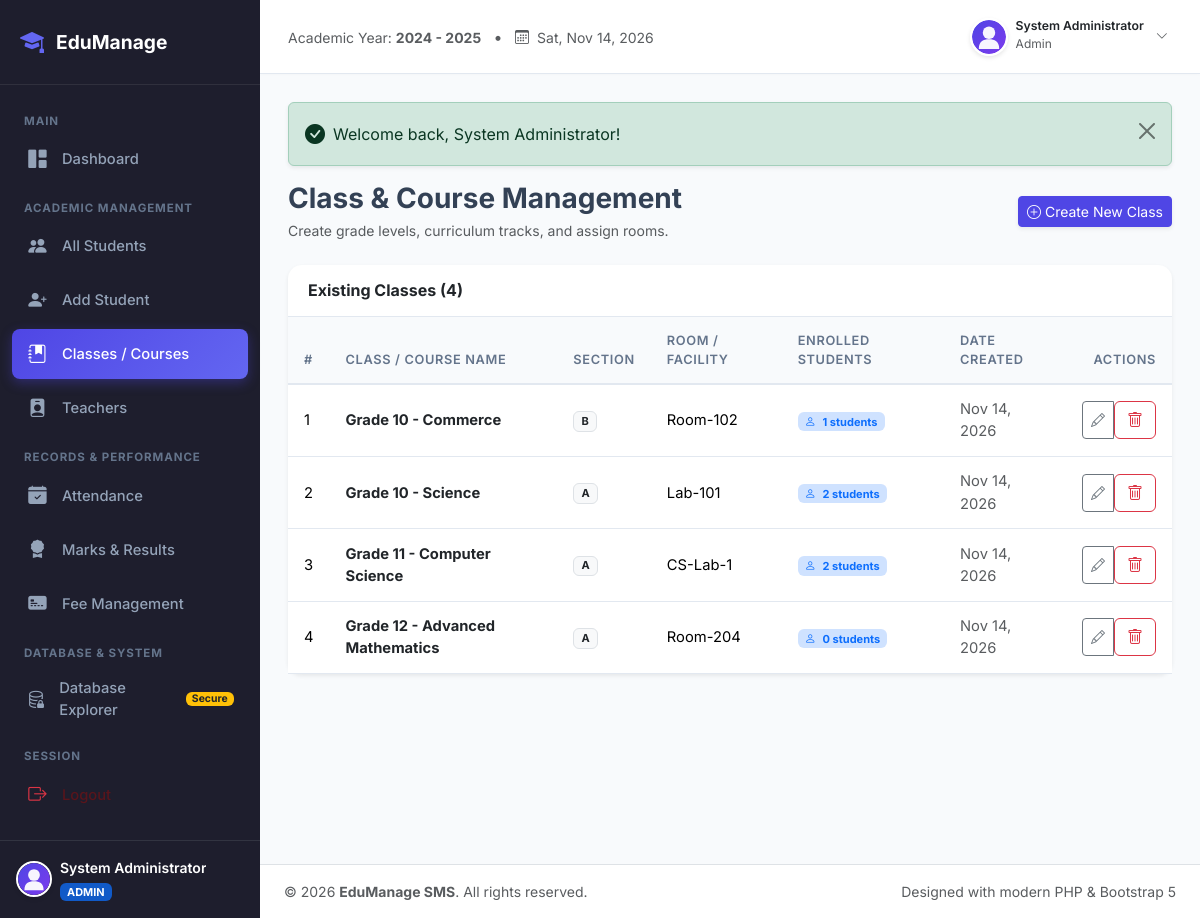
The page /admin/classes.php (signed in) on the database its author committed.
### tables this page shows
CREATE TABLE `classes` (
  `id` INT AUTO_INCREMENT PRIMARY KEY,
  `class_name` VARCHAR(100) NOT NULL,
  `section` VARCHAR(20) DEFAULT 'A',
  `room_no` VARCHAR(20) DEFAULT NULL,
  `created_at` TIMESTAMP DEFAULT CURRENT_TIMESTAMP
);

### admin/classes.php (the view, shortened to what this page needs)
<?php
require_once __DIR__ . '/../includes/auth.php';
$sql = "
    SELECT c.*, COUNT(s.id) as student_count
    FROM classes c
    LEFT JOIN students s ON c.id = s.class_id
    GROUP BY c.id
    ORDER BY c.class_name ASC
";
$classes = $pdo->query($sql)->fetchAll();
require_once __DIR__ . '/../includes/header.php';
require_once __DIR__ . '/../includes/sidebar.php';
require_once __DIR__ . '/../includes/navbar.php';
?>
<div class="d-flex flex-wrap justify-content-between align-items-center mb-4 gap-3">
    <div>
        <h3 class="fw-bold text-slate-800 mb-1">Class &amp; Course Management</h3>
        <p class="text-muted small mb-0">Create grade levels, curriculum tracks, and assign rooms.</p>
    </div>
    <button class="btn btn-primary btn-sm d-flex align-items-center gap-1 shadow-sm" data-bs-toggle="modal" data-bs-target="#addClassModal">
        <i class="bi bi-plus-circle"></i> Create New Class
    </button>
</div>
<div class="row g-4">
    <div class="col-12">
        <div class="card border-0 shadow-sm">
            <div class="card-header bg-transparent d-flex justify-content-between align-items-center py-3">
                <h6 class="fw-bold mb-0 text-slate-800">Existing Classes (<?php echo count($classes); ?>)</h6>
            </div>
            <div class="table-responsive">
                <table class="table mb-0 align-middle">
                    <thead>
                        <tr>
                            <th>#</th>
                            <th>Class / Course Name</th>
                            <th>Section</th>
                            <th>Room / Facility</th>
                            <th>Enrolled Students</th>
                            <th>Date Created</th>
                            <th class="text-end">Actions</th>
                        </tr>
                    </thead>
                    <tbody>
                        <?php if (empty($classes)): ?>
                            <tr><td colspan="7" class="text-center py-4 text-muted">No classes added yet.</td></tr>
                        <?php else: ?>
                            <?php foreach ($classes as $idx => $c): ?>
                                <tr>
                                    <td><?php echo $idx + 1; ?></td>
                                    <td><strong class="text-dark"><?php echo htmlspecialchars($c['class_name']); ?></strong></td>
                                    <td><span class="badge bg-light text-dark border"><?php echo htmlspecialchars($c['section']); ?></span></td>
                                    <td><?php echo htmlspecialchars($c['room_no'] ?? 'TBD'); ?></td>
                                    <td>
                                        <a href="<?php echo BASE_URL; ?>admin/students.php?class_id=<?php echo $c['id']; ?>" class="badge bg-primary-subtle text-primary text-decoration-none">
                                            <i class="bi bi-person me-1"></i> <?php echo $c['student_count']; ?> students
                                        </a>
                                    </td>
                                    <td class="small text-muted"><?php echo date('M d, Y', strtotime($c['created_at'])); ?></td>
                                    <td class="text-end">
                                        <div class="btn-group btn-group-sm">
                                            <button class="btn btn-outline-secondary" data-bs-toggle="modal" data-bs-target="#editClassModal<?php echo $c['id']; ?>" title="Edit">
                                                <i class="bi bi-pencil"></i>
                                            </button>
                                            <form method="POST" action="classes.php" class="d-inline"
                                                  onsubmit="return confirm('Deleting this class will also delete all students and records in it. Continue?');">
                                                <button type="submit" class="btn btn-outline-danger" title="Delete">
                                                    <i class="bi bi-trash"></i>
                                                </button>
                                            </form>
                                        </div>
                                    </td>
                                </tr>
                            <?php endforeach; ?>
                        <?php endif; ?>
                    </tbody>
                </table>
            </div>
        </div>
    </div>
</div>
<?php require_once __DIR__ . '/../includes/footer.php'; ?>

### assets/css/style.css (style rules this page uses)
:root { --primary: #4f46e5; --primary-hover: #4338ca; --primary-light: #eef2ff; --secondary: #64748b; --success: #10b981; --warning: #f59e0b; --danger: #ef4444; --info: #06b6d4; --dark: #0f172a; --slate-800: #1e293b; --slate-700: #334155; --slate-100: #f1f5f9; --slate-50: #f8fafc; --border-color: #e2e8f0; --sidebar-width: 260px; --sidebar-bg: #1e1e2d; --card-shadow: 0 4px 20px -2px rgba(0, 0, 0, 0.05), 0 2px 6px -1px rgba(0, 0, 0, 0.03); --card-hover-shadow: 0 10px 25px -3px rgba(0, 0, 0, 0.08), 0 4px 10px -2px rgba(0, 0, 0, 0.04); }
body { font-family: 'Inter', -apple-system, BlinkMacSystemFont, "Segoe UI", Roboto, Helvetica, Arial, sans-serif; background-color: #f8fafc; color: #334155; min-height: 100vh; display: flex; flex-direction: column; }
.card { border: 1px solid var(--border-color); border-radius: 14px; box-shadow: var(--card-shadow); background: #ffffff; transition: transform 0.2s ease, box-shadow 0.2s ease; }
.card-header { background-color: #ffffff; border-bottom: 1px solid var(--border-color); padding: 1rem 1.25rem; font-weight: 600; }
.table { vertical-align: middle; }
.table thead th { background-color: #f8fafc; color: #64748b; font-size: 0.8rem; text-transform: uppercase; letter-spacing: 0.05em; font-weight: 600; border-bottom: 2px solid var(--border-color); padding: 0.85rem 1rem; }
.table tbody td { padding: 0.85rem 1rem; border-bottom: 1px solid var(--border-color); font-size: 0.92rem; }
.btn-primary { background-color: var(--primary); border-color: var(--primary); }

### rows shown on the page
classes: class_name "Grade 10 - Commerce", section "B", room_no "Room-102", student_count "1", created_at "Nov 14, 2026"
classes: class_name "Grade 10 - Science", section "A", room_no "Lab-101", student_count "2", created_at "Nov 14, 2026"
classes: class_name "Grade 11 - Computer Science", section "A", room_no "CS-Lab-1", student_count "2", created_at "Nov 14, 2026"
classes: class_name "Grade 12 - Advanced Mathematics", section "A", room_no "Room-204", student_count "0", created_at "Nov 14, 2026"

### other values the page prints
$currentUser['name'] "System Administrator"
$role "ADMIN"
$role "Admin"
$message "Welcome back, System Administrator!"
count($classes) "4"
APP_NAME "EduManage SMS"
